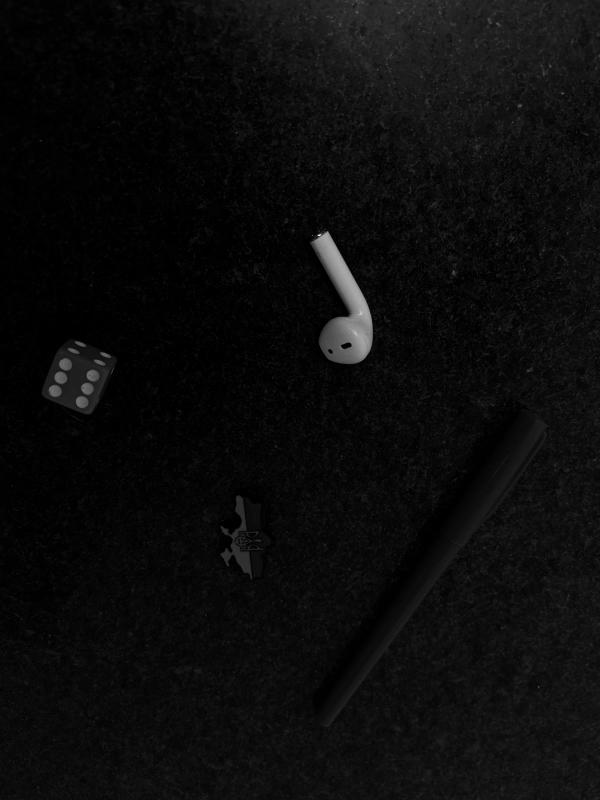
#> input picture EP3/content/augmentedDataSet/Contraste/image_005.jpeg, 600 x 800 px, given as the content of the folder ./content/selecionadas/, which was not available
$ jupyter execute Ep3_Parte2.ipynb
#> lines starting #> are read from the running program, lines starting #| are printed output that depends on the picture; after the words box and inside, x2 and y2 are one past the last pixel; in counts of white or black regions, pixels touching at a corner belong together; pictures that were not available may be replaced by others from this repository, and a replacement may not be noted
[cell 1]
# @title
### EP2 MAC0417 / MAC5768
##################################################################
# AO PREENCHER ESSE CABEÇALHO COM O MEU NOME E O MEU NÚMERO USP,#
# DECLARO QUE SOU O ÚNICO AUTOR E RESPONSÁVEL PELA RESOLUÇÃO #
# DESTE EP. #
# TODAS AS PARTES FORAM DESENVOLVIDAS E IMPLEMENTADAS POR MIM, #
# SEGUINDO AS INSTRUÇÕES E QUE PORTANTO, NÃO CONSTITUEM #
# DESONESTIDADE ACADÊMICA OU PLÁGIO. #
# #
# DECLARO TAMBÉM, QUE SOU RESPONSÁVEL POR TODAS AS CÓPIAS #
# DESSE PROGRAMA, E QUE EU NÃO DISTRIBUI OU FACILITEI A #
# SUA DISTRIBUIÇÃO. ESTOU CIENTE QUE OS CASOS DE PLÁGIO E #
# DESONESTIDADE ACADÊMICA SERÃO TRATADOS SEGUNDO OS CRITÉRIOS #
# DEFINIDOS NO CÓDIGO DE ÉTICA DA USP. #
# #
# ENTENDO QUE JUPYTER NOTEBOOKS SEM ASSINATURA NÃO SERÃO #
# CORRIGIDOS E, AINDA ASSIM, PODERÃO SER PUNIDOS POR #
# DESONESTIDADE ACADÊMICA. #
# #
# #
# Nome : # Mikhail Futorny
# NUSP : # 5258765
# Turma: # MAC-0417
# Prof.: # Ronaldo Fumio Hashimoto #  fundo branco, aumentei margem n-7
##################################################################

[cell 2]
#Essa celula é para preenchimento manual do dataframe para identificacao dos objetos,
#e para o resto da classificação (diametro, Area ...)


from skimage.measure import label, regionprops
import cv2
import numpy as np
import matplotlib.pyplot as plt
import pandas as pd
import os

def extrair_caracteristicas(img_path):
#> called with img_path = './content/selecionadas/image_005.jpeg'
    img = cv2.imread(img_path)
#> img is the input picture: shape (800, 600, 3); min 0, max 252, mean 11.6
    img_gray = cv2.cvtColor(img, cv2.COLOR_BGR2GRAY)
    # Aplica Canny Edge Detection para encontrar os contornos
    edges = cv2.Canny(img_gray, 50, 150)
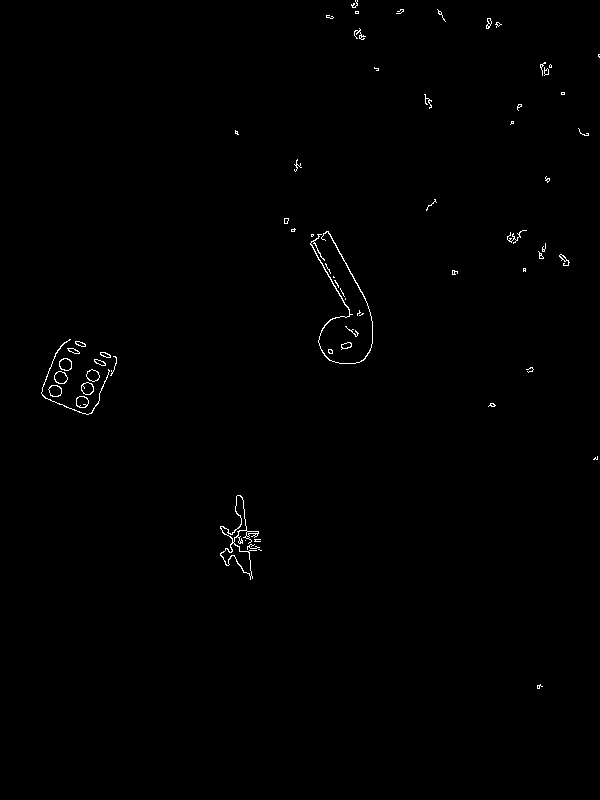
#> edges: shape (800, 600); 0.48% white in thin lines or dots, all inside (x1, y1, x2, y2) = (41, 0, 600, 689)
    contours, _ = cv2.findContours(edges, cv2.RETR_TREE, cv2.CHAIN_APPROX_SIMPLE)
#> contours = 108 contours, 78 with area under 20; largest, box (x1, y1, x2, y2) and area: (220, 495, 259, 580) 836, (220, 542, 252, 577) 410, (220, 495, 247, 543) 305, (54, 371, 68, 384) 124, (59, 358, 72, 371) 122

    contours = sorted(contours, key=cv2.contourArea, reverse=True)

    # Limita a avaliação aos 3 maiores contornos (se não repetiria muito)
    contours = contours[:3]
#> contours = 3 contours; box (x1, y1, x2, y2) and area: (220, 495, 259, 580) 836, (220, 542, 252, 577) 410, (220, 495, 247, 543) 305

    contour_img = np.zeros_like(img)
    cv2.drawContours(contour_img, contours, -1, (255, 255, 255), 1)
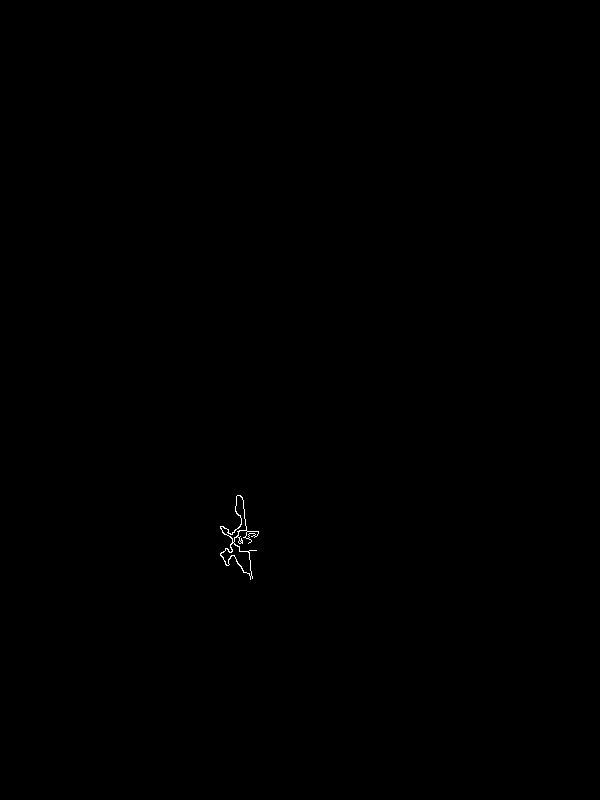
#> contour_img: shape (800, 600, 3); 0.08% white in thin lines or dots, all inside (x1, y1, x2, y2) = (220, 495, 259, 580)

    # Mostra as imagens para seleção manual
    plt.figure(figsize=(15, 6))
    objetos = []
    for i, contour in enumerate(contours):
        plt.subplot(1, 3, i + 1)
        img_contour = img.copy()
        cv2.drawContours(img_contour, [contour], -1, (255, 0, 255), 2)
        plt.imshow(cv2.cvtColor(img_contour, cv2.COLOR_BGR2RGB))
        plt.title(f'Edge {i + 1} - Image: {os.path.basename(img_path)}')
        plt.axis('off')

        # Solicita entrada do usuário para o número do objeto
        objeto = input(f'Insira o nome do objeto para o contorno {i + 1}: ')
        objetos.append(objeto)
#> this loop made 3 passes; the answer given on pass 1: content/augmentedDataSet/Contraste/image_005.jpeg
#> after the loop, objetos = 3 items


    plt.tight_layout()
    plt.show()
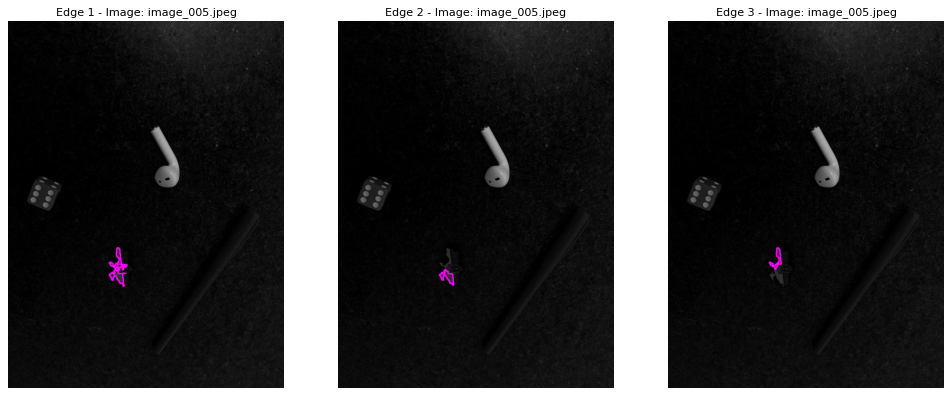
#> figure drawn by matplotlib, 3 panels

    # Cria a tabela de características com os dados coletados
    label_img = label(contour_img[:, :, 0], connectivity=2)
    props = regionprops(label_img)
#> props = 1 regions; box (x1, y1, x2, y2) and area: (220, 495, 259, 580) 398
    props.sort(key=lambda x: x.area, reverse=True)

    tabela_caracteristicas = []  # Tabela que vamos preencher
    for i, prop in enumerate(props):
        area = prop.area
        diametro = prop.major_axis_length
        minor = prop.minor_axis_length

        tabela_caracteristicas.append({
            'Objeto': objetos[i],  # Usa o input do usuário como número do objeto
            'Classe': i,
            'Área': area,
            'Diâmetro': diametro,
            'Minor': minor,
            'Imagem': os.path.basename(img_path)
        })
#> this loop made 1 pass
#> (area, diametro, minor) on pass 1: (398, 77.17, 37.53)
#> after the loop, tabela_caracteristicas = 1 item

    return tabela_caracteristicas


folder_path = './content/selecionadas/'  # Subdiretório que deseja percorrer
caracteristicas = []

for filename in os.listdir(folder_path):
    if filename.endswith('.jpeg'):
        img_path = os.path.join(folder_path, filename)
        caracteristicas.extend(extrair_caracteristicas(img_path))

df = pd.DataFrame(caracteristicas)
#> df = table of 1 rows and 6 columns
print(df)
#> (printed output is left out)

$ run again, on EP3/content/augmentedDataSet/Contraste/image_006.jpeg
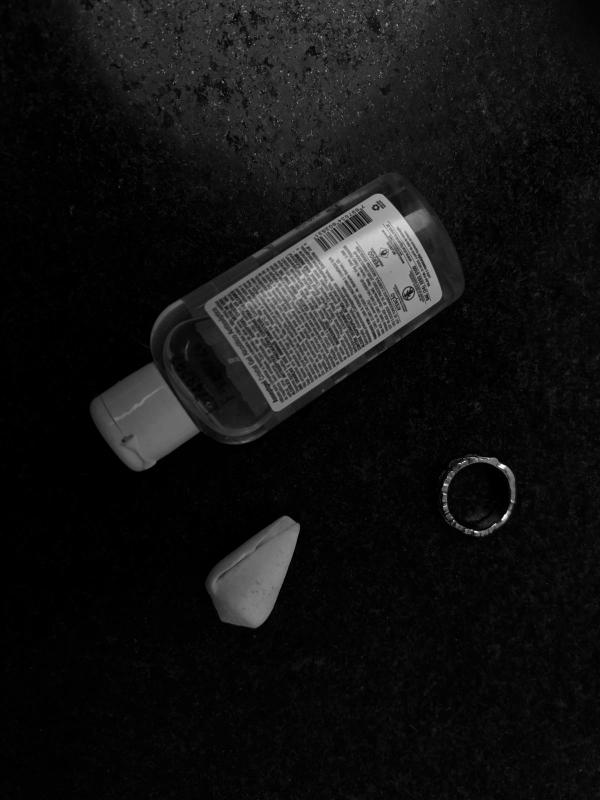
#> input picture EP3/content/augmentedDataSet/Contraste/image_006.jpeg, 600 x 800 px, given as the content of the folder ./content/selecionadas/, which was not available
#> in extrair_caracteristicas, img is the input picture: shape (800, 600, 3); min 0, max 255, mean 19.5
#> in extrair_caracteristicas, `edges = cv2.Canny(img_gray, 50, 150)`:
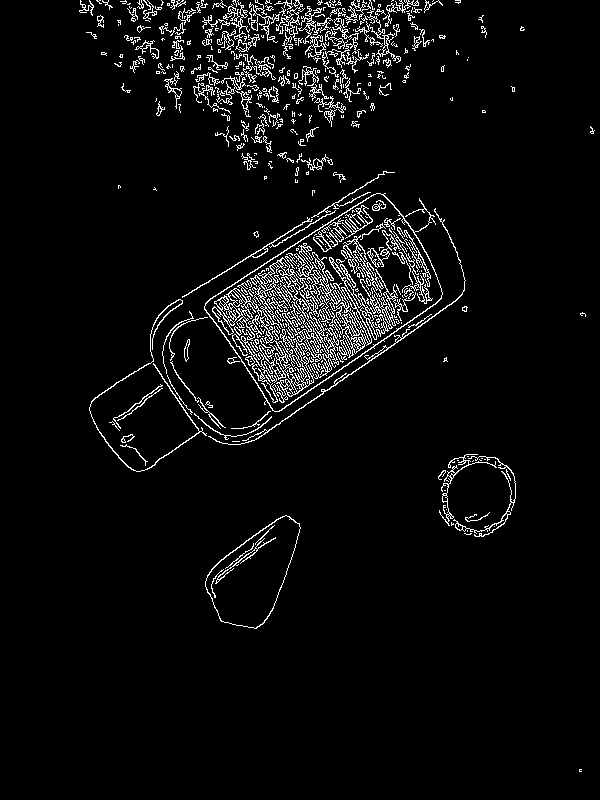
#> edges: shape (800, 600); 4.7% white in thin lines or dots, all inside (x1, y1, x2, y2) = (79, 0, 595, 772)
#> in extrair_caracteristicas, `contours, _ = cv2.findContours(edges, cv2.RETR_TREE, cv2.CHAIN_APPROX_..`: contours = 1080 contours, 882 with area under 20; largest, box (x1, y1, x2, y2) and area: (204, 193, 443, 412) 27421, (204, 193, 443, 412) 27048, (212, 252, 372, 403) 6350, (205, 515, 301, 629) 6253, (205, 515, 301, 629) 6162
#> in extrair_caracteristicas, `contours = contours[:3]`: contours = 3 contours; box (x1, y1, x2, y2) and area: (204, 193, 443, 412) 27421, (204, 193, 443, 412) 27048, (212, 252, 372, 403) 6350
#> contour_img: shape (800, 600, 3); 0.84% white in thin lines or dots, all inside (x1, y1, x2, y2) = (204, 193, 443, 412)
#> the loop in extrair_caracteristicas, `for i, contour in enumerate(contours):` made 3 passes; the answer given on pass 1: content/augmentedDataSet/Contraste/image_006.jpeg
#> after the loop in extrair_caracteristicas, `for i, contour in enumerate(contours):`: objetos = 3 items
#> in extrair_caracteristicas, `plt.show()`:
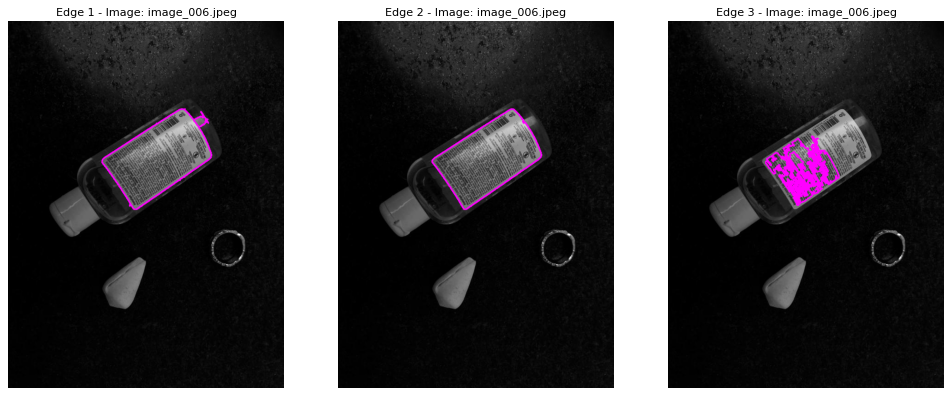
#> figure drawn by matplotlib, 3 panels
#> label_img: shape (800, 600) int64; 3 distinct labels, from 0 to 2
#> props = 2 regions; box (x1, y1, x2, y2) and area: (212, 252, 372, 403) 3006, (204, 193, 443, 412) 1013
#> the loop in extrair_caracteristicas, `for i, prop in enumerate(props):` made 2 passes
#> (area, diametro, minor) on passes 1 to 2: (3006, 131, 129.3), (1013, 341.2, 210.4)
#> after the loop in extrair_caracteristicas, `for i, prop in enumerate(props):`: tabela_caracteristicas = 2 items
#> df = table of 2 rows and 6 columns
#> (printed output is left out)

$ run again, on EP3/content/augmentedDataSet/Contraste/image_010.jpeg
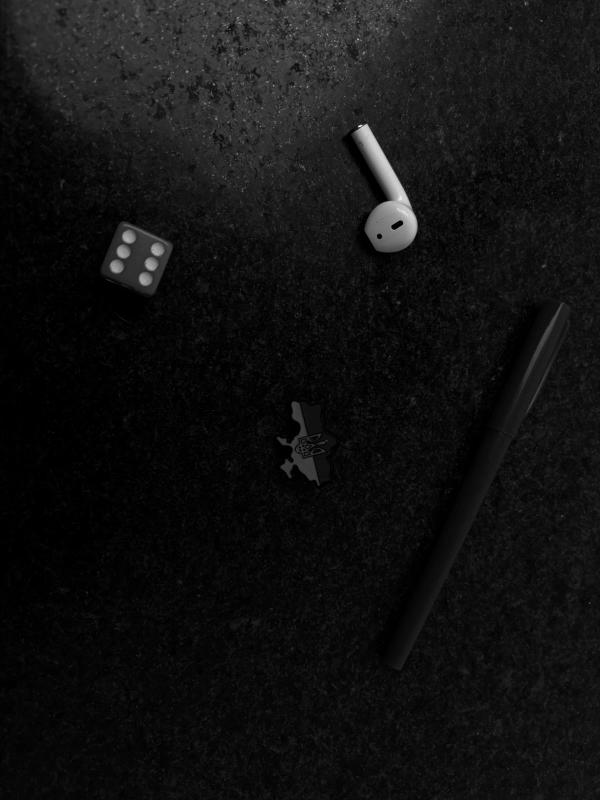
#> input picture EP3/content/augmentedDataSet/Contraste/image_010.jpeg, 600 x 800 px, given as the content of the folder ./content/selecionadas/, which was not available
#> in extrair_caracteristicas, img is the input picture: shape (800, 600, 3); min 0, max 255, mean 17.5
#> in extrair_caracteristicas, `edges = cv2.Canny(img_gray, 50, 150)`:
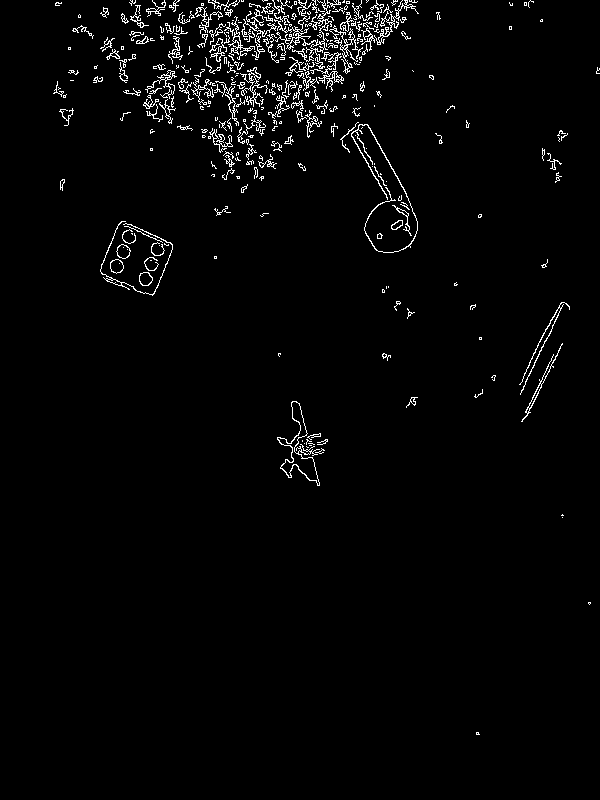
#> edges: shape (800, 600); 2.3% white in thin lines or dots, all inside (x1, y1, x2, y2) = (53, 0, 600, 735)
#> in extrair_caracteristicas, `contours, _ = cv2.findContours(edges, cv2.RETR_TREE, cv2.CHAIN_APPROX_..`: contours = 613 contours, 537 with area under 20; largest, box (x1, y1, x2, y2) and area: (277, 401, 320, 486) 958, (277, 401, 320, 486) 875, (274, 0, 332, 69) 306, (240, 67, 268, 107) 176, (310, 52, 344, 92) 152
#> in extrair_caracteristicas, `contours = contours[:3]`: contours = 3 contours; box (x1, y1, x2, y2) and area: (277, 401, 320, 486) 958, (277, 401, 320, 486) 875, (274, 0, 332, 69) 306
#> contour_img: shape (800, 600, 3); 0.22% white in thin lines or dots, all inside (x1, y1, x2, y2) = (274, 0, 332, 486)
#> the loop in extrair_caracteristicas, `for i, contour in enumerate(contours):` made 3 passes; the answer given on pass 1: content/augmentedDataSet/Contraste/image_010.jpeg
#> after the loop in extrair_caracteristicas, `for i, contour in enumerate(contours):`: objetos = 3 items
#> in extrair_caracteristicas, `plt.show()`:
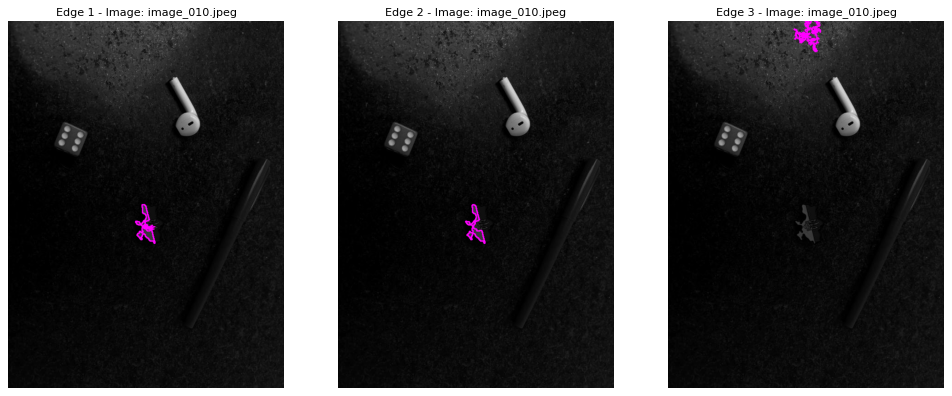
#> figure drawn by matplotlib, 3 panels
#> label_img: shape (800, 600) int64; 3 distinct labels, from 0 to 2
#> props = 2 regions; box (x1, y1, x2, y2) and area: (274, 0, 332, 69) 628, (277, 401, 320, 486) 414
#> the loop in extrair_caracteristicas, `for i, prop in enumerate(props):` made 2 passes
#> (area, diametro, minor) on passes 1 to 2: (628, 64.18, 58.75), (414, 82.49, 39.8)
#> after the loop in extrair_caracteristicas, `for i, prop in enumerate(props):`: tabela_caracteristicas = 2 items
#> df = table of 2 rows and 6 columns
#> (printed output is left out)
